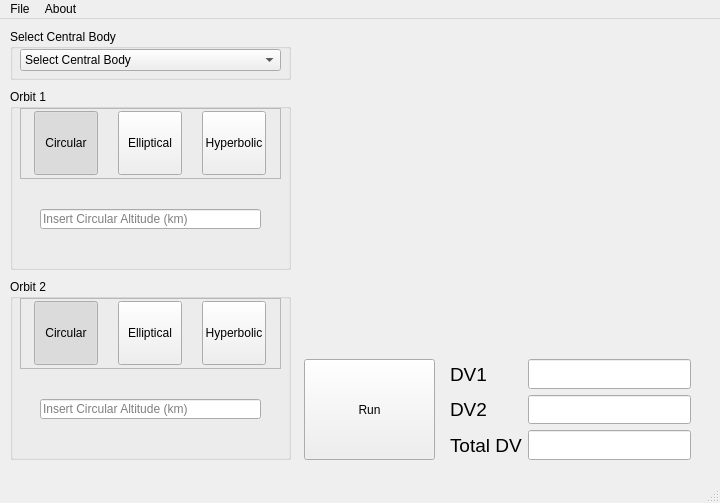
<?xml version="1.0" encoding="UTF-8"?>
<ui version="4.0">
 <class>MainWindow</class>
 <widget class="QMainWindow" name="MainWindow">
  <property name="geometry">
   <rect>
    <x>0</x>
    <y>0</y>
    <width>720</width>
    <height>503</height>
   </rect>
  </property>
  <property name="windowTitle">
   <string>MainWindow</string>
  </property>
  <property name="layoutDirection">
   <enum>Qt::LeftToRight</enum>
  </property>
  <widget class="QWidget" name="centralwidget">
   <widget class="QGroupBox" name="groupBox">
    <property name="geometry">
     <rect>
      <x>10</x>
      <y>10</y>
      <width>281</width>
      <height>51</height>
     </rect>
    </property>
    <property name="title">
     <string>Select Central Body</string>
    </property>
    <widget class="QComboBox" name="combo_box_planet">
     <property name="geometry">
      <rect>
       <x>10</x>
       <y>20</y>
       <width>261</width>
       <height>22</height>
      </rect>
     </property>
     <item>
      <property name="text">
       <string>Select Central Body</string>
      </property>
     </item>
     <item>
      <property name="text">
       <string>Sun</string>
      </property>
     </item>
     <item>
      <property name="text">
       <string>Mercury</string>
      </property>
     </item>
     <item>
      <property name="text">
       <string>Venus</string>
      </property>
     </item>
     <item>
      <property name="text">
       <string>Earth</string>
      </property>
     </item>
     <item>
      <property name="text">
       <string>Moon</string>
      </property>
     </item>
     <item>
      <property name="text">
       <string>Mars</string>
      </property>
     </item>
     <item>
      <property name="text">
       <string>Ceres</string>
      </property>
     </item>
     <item>
      <property name="text">
       <string>Jupiter</string>
      </property>
     </item>
     <item>
      <property name="text">
       <string>Saturn</string>
      </property>
     </item>
     <item>
      <property name="text">
       <string>Uranus</string>
      </property>
     </item>
     <item>
      <property name="text">
       <string>Neptune</string>
      </property>
     </item>
     <item>
      <property name="text">
       <string>Pluto</string>
      </property>
     </item>
     <item>
      <property name="text">
       <string>Eris</string>
      </property>
     </item>
    </widget>
   </widget>
   <widget class="QGroupBox" name="groupBox_2">
    <property name="geometry">
     <rect>
      <x>10</x>
      <y>70</y>
      <width>281</width>
      <height>181</height>
     </rect>
    </property>
    <property name="title">
     <string>Orbit 1</string>
    </property>
    <widget class="QFrame" name="orbit_1_frame">
     <property name="geometry">
      <rect>
       <x>10</x>
       <y>19</y>
       <width>261</width>
       <height>71</height>
      </rect>
     </property>
     <property name="frameShape">
      <enum>QFrame::StyledPanel</enum>
     </property>
     <property name="frameShadow">
      <enum>QFrame::Raised</enum>
     </property>
     <widget class="QWidget" name="layoutWidget">
      <property name="geometry">
       <rect>
        <x>0</x>
        <y>0</y>
        <width>261</width>
        <height>71</height>
       </rect>
      </property>
      <layout class="QHBoxLayout" name="horizontalLayout">
       <item>
        <widget class="QToolButton" name="tool_button_circle_1">
         <property name="minimumSize">
          <size>
           <width>64</width>
           <height>64</height>
          </size>
         </property>
         <property name="maximumSize">
          <size>
           <width>64</width>
           <height>64</height>
          </size>
         </property>
         <property name="text">
          <string>Circular</string>
         </property>
         <property name="icon">
          <iconset>
           <normaloff>img/circlular_orbit.png</normaloff>img/circlular_orbit.png</iconset>
         </property>
         <property name="iconSize">
          <size>
           <width>42</width>
           <height>42</height>
          </size>
         </property>
         <property name="checkable">
          <bool>true</bool>
         </property>
         <property name="checked">
          <bool>true</bool>
         </property>
         <property name="autoExclusive">
          <bool>true</bool>
         </property>
         <property name="toolButtonStyle">
          <enum>Qt::ToolButtonTextUnderIcon</enum>
         </property>
        </widget>
       </item>
       <item>
        <widget class="QToolButton" name="tool_button_ellipse_1">
         <property name="minimumSize">
          <size>
           <width>64</width>
           <height>64</height>
          </size>
         </property>
         <property name="maximumSize">
          <size>
           <width>64</width>
           <height>64</height>
          </size>
         </property>
         <property name="text">
          <string>Elliptical</string>
         </property>
         <property name="icon">
          <iconset>
           <normaloff>img/elliptical_orbit.png</normaloff>img/elliptical_orbit.png</iconset>
         </property>
         <property name="iconSize">
          <size>
           <width>42</width>
           <height>42</height>
          </size>
         </property>
         <property name="checkable">
          <bool>true</bool>
         </property>
         <property name="autoExclusive">
          <bool>true</bool>
         </property>
         <property name="toolButtonStyle">
          <enum>Qt::ToolButtonTextUnderIcon</enum>
         </property>
        </widget>
       </item>
       <item>
        <widget class="QToolButton" name="tool_button_hyperbola_1">
         <property name="minimumSize">
          <size>
           <width>64</width>
           <height>64</height>
          </size>
         </property>
         <property name="maximumSize">
          <size>
           <width>64</width>
           <height>64</height>
          </size>
         </property>
         <property name="text">
          <string>Hyperbolic</string>
         </property>
         <property name="icon">
          <iconset>
           <normaloff>img/hyperbolic_orbit.png</normaloff>img/hyperbolic_orbit.png</iconset>
         </property>
         <property name="iconSize">
          <size>
           <width>42</width>
           <height>42</height>
          </size>
         </property>
         <property name="checkable">
          <bool>true</bool>
         </property>
         <property name="autoExclusive">
          <bool>true</bool>
         </property>
         <property name="toolButtonStyle">
          <enum>Qt::ToolButtonTextUnderIcon</enum>
         </property>
        </widget>
       </item>
      </layout>
     </widget>
    </widget>
    <widget class="QStackedWidget" name="stackedWidget">
     <property name="geometry">
      <rect>
       <x>10</x>
       <y>90</y>
       <width>261</width>
       <height>80</height>
      </rect>
     </property>
     <property name="currentIndex">
      <number>0</number>
     </property>
     <widget class="QWidget" name="page">
      <widget class="QLineEdit" name="line_edit_circle_1_alt">
       <property name="geometry">
        <rect>
         <x>20</x>
         <y>30</y>
         <width>221</width>
         <height>20</height>
        </rect>
       </property>
       <property name="placeholderText">
        <string>Insert Circular Altitude (km)</string>
       </property>
      </widget>
     </widget>
     <widget class="QWidget" name="page_2">
      <widget class="QWidget" name="layoutWidget">
       <property name="geometry">
        <rect>
         <x>10</x>
         <y>10</y>
         <width>241</width>
         <height>61</height>
        </rect>
       </property>
       <layout class="QVBoxLayout" name="verticalLayout">
        <item>
         <widget class="QLineEdit" name="line_edit_ellipse_1_alt_p">
          <property name="font">
           <font>
            <family>MS Shell Dlg 2</family>
           </font>
          </property>
          <property name="inputMask">
           <string/>
          </property>
          <property name="placeholderText">
           <string>Insert Periapsis Altitude (km)</string>
          </property>
         </widget>
        </item>
        <item>
         <widget class="QLineEdit" name="line_edit_ellipse_1_alt_a">
          <property name="placeholderText">
           <string>Insert Apoapsis Altitude (km)</string>
          </property>
         </widget>
        </item>
       </layout>
      </widget>
     </widget>
     <widget class="QWidget" name="page_3">
      <widget class="QWidget" name="layoutWidget">
       <property name="geometry">
        <rect>
         <x>10</x>
         <y>10</y>
         <width>241</width>
         <height>61</height>
        </rect>
       </property>
       <layout class="QVBoxLayout" name="verticalLayout_2">
        <item>
         <widget class="QLineEdit" name="line_edit_hyperbola_1_alt_p">
          <property name="placeholderText">
           <string>Insert Periapsis Altitude (km)</string>
          </property>
         </widget>
        </item>
        <item>
         <widget class="QLineEdit" name="line_edit_hyperbola_1_Vinf">
          <property name="placeholderText">
           <string>Insert Excess Velocity (V infinity) (km/s)</string>
          </property>
         </widget>
        </item>
       </layout>
      </widget>
     </widget>
    </widget>
   </widget>
   <widget class="QGroupBox" name="groupBox_3">
    <property name="geometry">
     <rect>
      <x>10</x>
      <y>260</y>
      <width>281</width>
      <height>181</height>
     </rect>
    </property>
    <property name="title">
     <string>Orbit 2</string>
    </property>
    <widget class="QFrame" name="orbit_2_frame">
     <property name="geometry">
      <rect>
       <x>10</x>
       <y>19</y>
       <width>261</width>
       <height>71</height>
      </rect>
     </property>
     <property name="frameShape">
      <enum>QFrame::StyledPanel</enum>
     </property>
     <property name="frameShadow">
      <enum>QFrame::Raised</enum>
     </property>
     <widget class="QWidget" name="layoutWidget_2">
      <property name="geometry">
       <rect>
        <x>0</x>
        <y>0</y>
        <width>261</width>
        <height>71</height>
       </rect>
      </property>
      <layout class="QHBoxLayout" name="horizontalLayout_2">
       <item>
        <widget class="QToolButton" name="tool_button_circle_2">
         <property name="minimumSize">
          <size>
           <width>64</width>
           <height>64</height>
          </size>
         </property>
         <property name="maximumSize">
          <size>
           <width>64</width>
           <height>64</height>
          </size>
         </property>
         <property name="text">
          <string>Circular</string>
         </property>
         <property name="icon">
          <iconset>
           <normaloff>img/circlular_orbit.png</normaloff>img/circlular_orbit.png</iconset>
         </property>
         <property name="iconSize">
          <size>
           <width>42</width>
           <height>42</height>
          </size>
         </property>
         <property name="checkable">
          <bool>true</bool>
         </property>
         <property name="checked">
          <bool>true</bool>
         </property>
         <property name="autoExclusive">
          <bool>true</bool>
         </property>
         <property name="toolButtonStyle">
          <enum>Qt::ToolButtonTextUnderIcon</enum>
         </property>
        </widget>
       </item>
       <item>
        <widget class="QToolButton" name="tool_button_ellipse_2">
         <property name="minimumSize">
          <size>
           <width>64</width>
           <height>64</height>
          </size>
         </property>
         <property name="maximumSize">
          <size>
           <width>64</width>
           <height>64</height>
          </size>
         </property>
         <property name="text">
          <string>Elliptical</string>
         </property>
         <property name="icon">
          <iconset>
           <normaloff>img/elliptical_orbit.png</normaloff>img/elliptical_orbit.png</iconset>
         </property>
         <property name="iconSize">
          <size>
           <width>42</width>
           <height>42</height>
          </size>
         </property>
         <property name="checkable">
          <bool>true</bool>
         </property>
         <property name="autoExclusive">
          <bool>true</bool>
         </property>
         <property name="toolButtonStyle">
          <enum>Qt::ToolButtonTextUnderIcon</enum>
         </property>
        </widget>
       </item>
       <item>
        <widget class="QToolButton" name="tool_button_hyperbola_2">
         <property name="minimumSize">
          <size>
           <width>64</width>
           <height>64</height>
          </size>
         </property>
         <property name="maximumSize">
          <size>
           <width>64</width>
           <height>64</height>
          </size>
         </property>
         <property name="text">
          <string>Hyperbolic</string>
         </property>
         <property name="icon">
          <iconset>
           <normaloff>img/hyperbolic_orbit.png</normaloff>img/hyperbolic_orbit.png</iconset>
         </property>
         <property name="iconSize">
          <size>
           <width>42</width>
           <height>42</height>
          </size>
         </property>
         <property name="checkable">
          <bool>true</bool>
         </property>
         <property name="autoExclusive">
          <bool>true</bool>
         </property>
         <property name="toolButtonStyle">
          <enum>Qt::ToolButtonTextUnderIcon</enum>
         </property>
        </widget>
       </item>
      </layout>
     </widget>
    </widget>
    <widget class="QStackedWidget" name="stackedWidget_2">
     <property name="geometry">
      <rect>
       <x>10</x>
       <y>90</y>
       <width>261</width>
       <height>80</height>
      </rect>
     </property>
     <property name="currentIndex">
      <number>0</number>
     </property>
     <widget class="QWidget" name="page_4">
      <widget class="QLineEdit" name="line_edit_circle_2_alt">
       <property name="geometry">
        <rect>
         <x>20</x>
         <y>30</y>
         <width>221</width>
         <height>20</height>
        </rect>
       </property>
       <property name="placeholderText">
        <string>Insert Circular Altitude (km)</string>
       </property>
      </widget>
     </widget>
     <widget class="QWidget" name="page_5">
      <widget class="QWidget" name="layoutWidget_3">
       <property name="geometry">
        <rect>
         <x>10</x>
         <y>10</y>
         <width>241</width>
         <height>61</height>
        </rect>
       </property>
       <layout class="QVBoxLayout" name="verticalLayout_4">
        <item>
         <widget class="QLineEdit" name="line_edit_ellipse_2_alt_p">
          <property name="placeholderText">
           <string>Insert Periapsis Altitude (km)</string>
          </property>
         </widget>
        </item>
        <item>
         <widget class="QLineEdit" name="line_edit_ellipse_2_alt_a">
          <property name="placeholderText">
           <string>Insert Apoapsis Altitude (km)</string>
          </property>
         </widget>
        </item>
       </layout>
      </widget>
     </widget>
     <widget class="QWidget" name="page_6">
      <widget class="QWidget" name="layoutWidget_4">
       <property name="geometry">
        <rect>
         <x>10</x>
         <y>10</y>
         <width>241</width>
         <height>61</height>
        </rect>
       </property>
       <layout class="QVBoxLayout" name="verticalLayout_5">
        <item>
         <widget class="QLineEdit" name="line_edit_hyperbola_2_alt_p">
          <property name="placeholderText">
           <string>Insert Periapsis Altitude (km)</string>
          </property>
         </widget>
        </item>
        <item>
         <widget class="QLineEdit" name="line_edit_hyperbola_Vinf">
          <property name="placeholderText">
           <string>Insert Excess Velocity (V infinity) (km/s)</string>
          </property>
         </widget>
        </item>
       </layout>
      </widget>
     </widget>
    </widget>
   </widget>
   <widget class="QToolButton" name="tool_button_run">
    <property name="geometry">
     <rect>
      <x>304</x>
      <y>340</y>
      <width>131</width>
      <height>101</height>
     </rect>
    </property>
    <property name="text">
     <string>Run</string>
    </property>
    <property name="icon">
     <iconset>
      <normaloff>img/run_icon.png</normaloff>img/run_icon.png</iconset>
    </property>
    <property name="iconSize">
     <size>
      <width>64</width>
      <height>64</height>
     </size>
    </property>
    <property name="toolButtonStyle">
     <enum>Qt::ToolButtonTextUnderIcon</enum>
    </property>
   </widget>
   <widget class="QWidget" name="widget_matplotlib" native="true">
    <property name="geometry">
     <rect>
      <x>310</x>
      <y>20</y>
      <width>381</width>
      <height>311</height>
     </rect>
    </property>
   </widget>
   <widget class="QWidget" name="layoutWidget">
    <property name="geometry">
     <rect>
      <x>450</x>
      <y>340</y>
      <width>241</width>
      <height>101</height>
     </rect>
    </property>
    <layout class="QFormLayout" name="formLayout">
     <item row="0" column="0">
      <widget class="QLabel" name="label">
       <property name="font">
        <font>
         <pointsize>14</pointsize>
        </font>
       </property>
       <property name="text">
        <string>DV1</string>
       </property>
      </widget>
     </item>
     <item row="0" column="1">
      <widget class="QLineEdit" name="line_edit_out_1">
       <property name="font">
        <font>
         <pointsize>14</pointsize>
        </font>
       </property>
       <property name="alignment">
        <set>Qt::AlignRight|Qt::AlignTrailing|Qt::AlignVCenter</set>
       </property>
      </widget>
     </item>
     <item row="1" column="0">
      <widget class="QLabel" name="label_2">
       <property name="font">
        <font>
         <pointsize>14</pointsize>
        </font>
       </property>
       <property name="text">
        <string>DV2</string>
       </property>
      </widget>
     </item>
     <item row="1" column="1">
      <widget class="QLineEdit" name="line_edit_out_2">
       <property name="font">
        <font>
         <pointsize>14</pointsize>
        </font>
       </property>
       <property name="alignment">
        <set>Qt::AlignRight|Qt::AlignTrailing|Qt::AlignVCenter</set>
       </property>
      </widget>
     </item>
     <item row="2" column="0">
      <widget class="QLabel" name="label_3">
       <property name="font">
        <font>
         <pointsize>14</pointsize>
        </font>
       </property>
       <property name="text">
        <string>Total DV</string>
       </property>
      </widget>
     </item>
     <item row="2" column="1">
      <widget class="QLineEdit" name="line_edit_out_3">
       <property name="font">
        <font>
         <pointsize>14</pointsize>
        </font>
       </property>
       <property name="alignment">
        <set>Qt::AlignRight|Qt::AlignTrailing|Qt::AlignVCenter</set>
       </property>
      </widget>
     </item>
    </layout>
   </widget>
  </widget>
  <widget class="QMenuBar" name="menubar">
   <property name="geometry">
    <rect>
     <x>0</x>
     <y>0</y>
     <width>720</width>
     <height>21</height>
    </rect>
   </property>
   <widget class="QMenu" name="menuFile">
    <property name="title">
     <string>File</string>
    </property>
    <addaction name="actionClear"/>
    <addaction name="actionSave"/>
    <addaction name="separator"/>
    <addaction name="actionExit"/>
   </widget>
   <widget class="QMenu" name="menuAbout">
    <property name="title">
     <string>About</string>
    </property>
    <addaction name="actionReadme"/>
    <addaction name="actionAbout"/>
   </widget>
   <addaction name="menuFile"/>
   <addaction name="menuAbout"/>
  </widget>
  <widget class="QStatusBar" name="statusbar"/>
  <action name="actionClear">
   <property name="text">
    <string>Clear</string>
   </property>
  </action>
  <action name="actionSave">
   <property name="text">
    <string>Save</string>
   </property>
  </action>
  <action name="actionExit">
   <property name="text">
    <string>Exit</string>
   </property>
  </action>
  <action name="actionReadme">
   <property name="text">
    <string>Readme</string>
   </property>
  </action>
  <action name="actionAbout">
   <property name="text">
    <string>About</string>
   </property>
  </action>
 </widget>
 <resources/>
 <connections>
  <connection>
   <sender>actionExit</sender>
   <signal>triggered()</signal>
   <receiver>MainWindow</receiver>
   <slot>close()</slot>
   <hints>
    <hint type="sourcelabel">
     <x>-1</x>
     <y>-1</y>
    </hint>
    <hint type="destinationlabel">
     <x>359</x>
     <y>251</y>
    </hint>
   </hints>
  </connection>
 </connections>
</ui>
